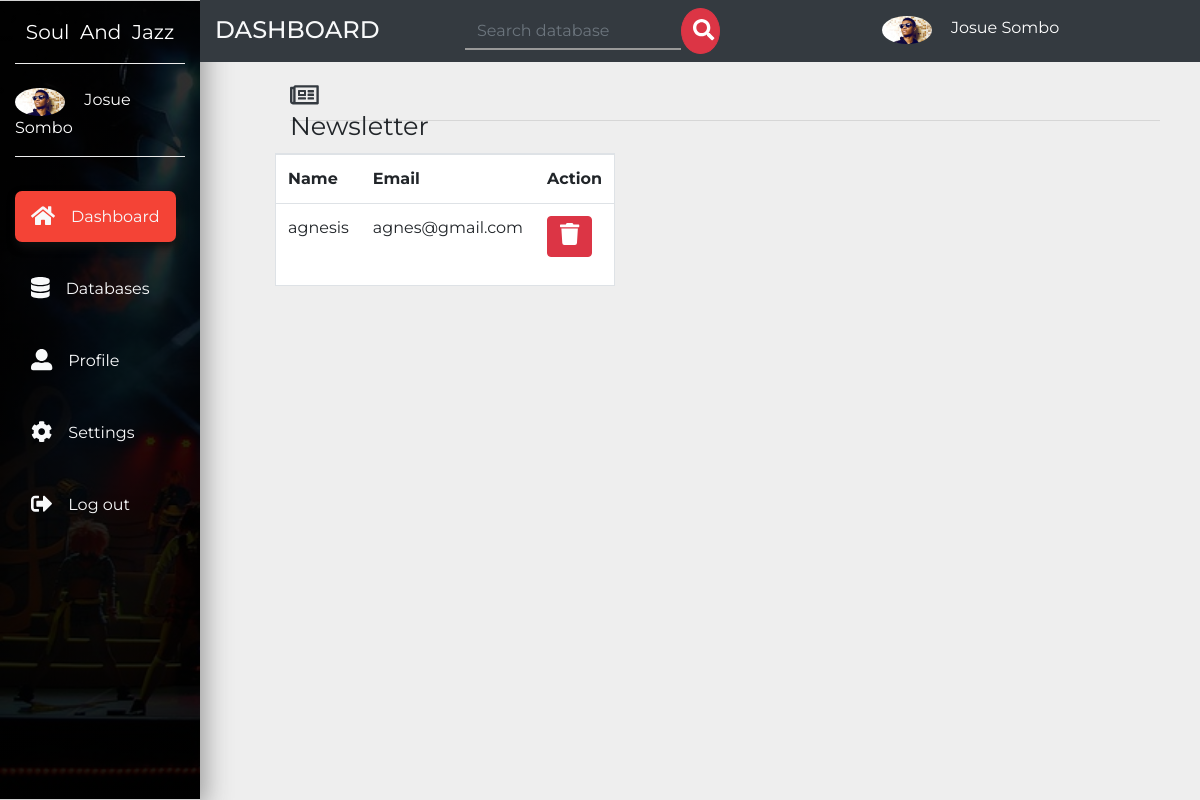
The page /admin/news/index.php on the database its author committed.
### tables this page shows
CREATE TABLE `user` (
  `id` int(11) NOT NULL AUTO_INCREMENT,
  `name` varchar(20) NOT NULL,
  `email` varchar(20) NOT NULL,
  `password` varchar(20) NOT NULL,
  `address` varchar(200) NOT NULL,
  `language` varchar(20) NOT NULL,
  `avatar` varchar(255) NOT NULL,
  `privilege` varchar(10) DEFAULT NULL,
  PRIMARY KEY (`id`)
);

CREATE TABLE `newsletter` (
  `id` int(11) NOT NULL AUTO_INCREMENT,
  `name` varchar(30) NOT NULL,
  `email` varchar(30) NOT NULL,
  PRIMARY KEY (`id`)
);

### admin/db-conf.php (called while the page is built, shortened)
<?php
$con = mysqli_connect('localhost','josue','josue','blog');
$id_loginuser = $_SESSION['user'];
$sql = "SELECT * from user where id='$id_loginuser'";
$result = mysqli_query($con,$sql);
while($row = mysqli_fetch_assoc($result))
{
$name = $row['name'];
$avatar = $row['avatar'];
}
?>

### admin/news/index.php (the view, shortened to what this page needs)
<?php include_once('../db-conf.php');?>
<!DOCTYPE html>
<html lang="en">
  <head>
    <link rel="stylesheet" href="https://stackpath.bootstrapcdn.com/bootstrap/4.3.1/css/bootstrap.min.css">
    <link href="../../css/all.css" rel="stylesheet">
    <link rel="stylesheet" href="../../css/master.css">
  </head>
  <body>
  <nav class="navbar navbar-expand-md navbar-dark small">
  <div class="collapse navbar-collapse" id="navbarNavDropdown">
    <div class="container-fluid">
      <div class="row">
         <div class="col-lg-2 col-md-2 sidebar fixed-top">
         <a class="navbar-brand text-white d-block mx-auto text-center py-3 mb-4 botton-brand" href="../header.php">Soul &nbsp;And &nbsp;Jazz</a>
         <div class="botton-brand pb-3 mb-5">
           <img src="<?php echo "../".$avatar;?>" class="rounded-circle mr-3" width="50" alt="image">
           <a href="../header.php" class="text-white small-link"><?php echo $name;?></a>
         </div>
         <ul class="navbar-nav flex-column mt-4">
           <li class="navbar-item mb-5 mt-xs-2"><a href="../header.php" class="navbar-link text-light p-3 sidebar-link current"><i class="fa fa-home text-light fa-lg mr-3"></i>Dashboard</a></li>
           <li class="navbar-item mb-5"><a href="../database.php" class="navbar-link text-light p-3 sidebar-link"><i class="fas fa-database text-light fa-lg mr-3"></i>Databases</a></li>
           <li class="navbar-item mb-5"><a href="../profile.php" class="navbar-link text-light p-3 sidebar-link"><i class="fas fa-user-alt text-light fa-lg mr-3"></i>Profile</a></li>
           <li class="navbar-item mb-5"><a href="../setting.php" class="navbar-link text-light p-3 sidebar-link"><i class="fas fa-cog text-light fa-lg mr-3"></i>Settings</a></li>
           <li class="navbar-item mb-5"><a href="../logout.php" data-toggle="modal" data-target="#logout" class="navbar-link text-light p-3 sidebar-link"><i class="fas fa-sign-out-alt text-light fa-lg mr-3"></i>Log out</a></li>
         </ul>
         </div>
         <div class="col-lg-10 col-md-10 rightbar bg-dark ml-auto fixed-top py-2">
           <div class="row">
             <div class="col-md-3">
              <h4 class="text-uppercase text-light mb-0 pt-2">Dashboard</h4>
             </div>
             <div class="col-md-5 small-hide">
              <form method="post" action="../seacrh.php" class="form-inline mb-0">
                <input type="search" name="search" id="search" placeholder="Search database" class="form-control search-bar">
                <button class="btn btn-danger search-button"><i class="fas fa-search fa-lg" style="margin-left: -5px;"></i></button>
              </form>
             </div>
             <div class="col-md-4 pt-2 small-hide">
               <img src="<?php echo "../".$avatar;?>" class="rounded-circle mr-3" width="50" alt="image">
               <a href="" class="text-white"><?php echo $name;?></a>
             </div>
           </div>
         </div>
      </div>
    </div>
  </div>
</nav>
<div class="container-fluid">
  <div class="row">
    <div class="col-lg-9 ml-auto " id="left-side">
      <div class="row pt-5 mt-3 mb-5">
        <div class="col-sm-12 mb-1">
          <h3 class="display-4 mt-auto" style="width:20%;font-size: 1.6rem;float: left;"><i class="far fa-newspaper text-light fa-1x mr-3 text-dark mr-3"></i><strong class="pt-5">Newsletter</strong></h3><br>
        <hr>
        </div>
        <div class="bg-white border">
          <table class="table table-hover">
            <tr>
              <th>Name</th>
              <th>Email</th>
              <th>Action</th>
            </tr>
          <?php
          $sql = 'SELECT * FROM newsletter';
          $result = mysqli_query($con,$sql);
          while($row = mysqli_fetch_assoc($result)){?>
            <tr>
              <td><?php echo $row['name'];?></td>
              <td><?php echo $row['email'];?></td>
              <td>
                <div style="display: flex;">
                <a href="index.php?delete=<?php echo $row['id'];?>" class="btn btn-danger small-cus"><i class="fas fa-trash  icon pt-0"></i></a>
                </div>
              </td>
            </tr>
          <?php }?>
          </table>
        </div>
    </div>
  </div>
</div>
</div>
  </body>
</html>

### css/all.css (style rules this page uses)
.fa-lg { font-size: 1.33333em; line-height: 0.75em; vertical-align: -.0667em; }
.fa-1x { font-size: 1em; }
.fa-cog:before { content: "\f013"; }
.fa-database:before { content: "\f1c0"; }
.fa-home:before { content: "\f015"; }
.fa-newspaper:before { content: "\f1ea"; }
.fa-search:before { content: "\f002"; }
.fa-sign-out-alt:before { content: "\f2f5"; }
.fa-trash:before { content: "\f1f8"; }
.fa-user-alt:before { content: "\f406"; }

### css/master.css (style rules this page uses)
body { font-family: 'Montserrat', sans-serif; background: #eee; }
#left-side { position: absolute; left: 275px; }
ul li,a { font-size: 1rem; }
.current { background: #f44336; border-radius: 7px; box-shadow: 2px 5px 10px #111; transition: all .3s; }
.search-bar { background: transparent; border: none; border-radius:0; border-bottom: 2px solid #999; }
.search-button { width: 10%; border-radius: 50%; padding: 10px 16px; }
.sidebar { border-top:1px solid lightgray; background: linear-gradient(rgba(0,0,0,.8),rgba(0,0,0,.9)), url('../img/news.jpg'); background-size: cover; background-repeat: no-repeat; height: 100vh; border-bottom: 1px solid lightgray; box-sizing: border-box; box-shadow: 5px 7px 25px #999; }
.botton-brand { border-bottom: 1px groove #eee; }
.sidebar-link { transition: all .4s; }
.icon { font-size: 22px; padding-top: 8px; }

### rows shown on the page
user: avatar (picture), name "Josue Sombo"
newsletter: name "agnesis", email "agnes@gmail.com"
